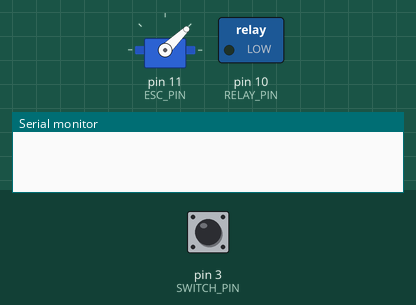
Recording of a sketch running on a simulated Arduino Uno, built with avr-gcc and run on an emulated ATmega328P. Shown: servo, switched loads named in the sketch (green lamp = pin HIGH), the last lines printed to the serial monitor. The test bench sets the inputs (shaded band); at power-on: pin 3 (SWITCH_PIN) HIGH.

Above: at 1.2 s.
1.3 s: pin 3 (SWITCH_PIN) pulled LOW for 0.15 s
At 2.1 s:
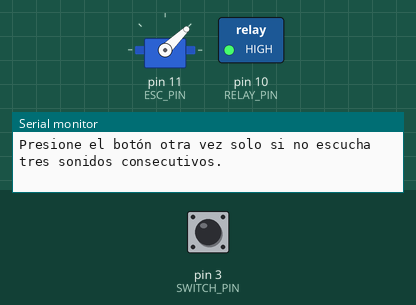
3.8 s: pin 3 (SWITCH_PIN) pulled LOW for 1 s
At 4.1 s:
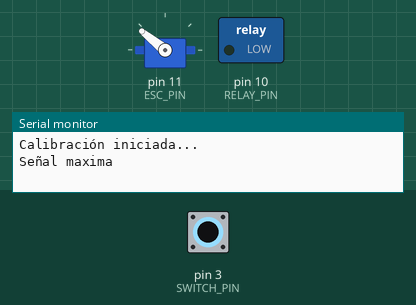
At 6.1 s:
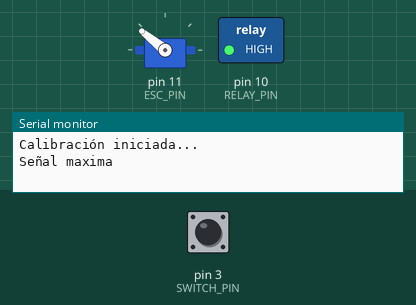
Timing chart, 0 to 10.3 s (numbered marks = the images above; inputs shaded):
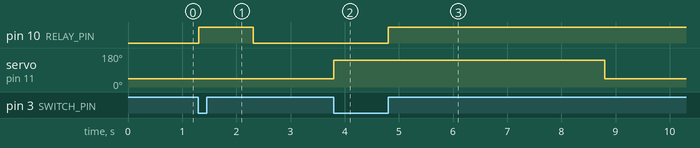

Measured:
- after the input at 1.3 s, pin 10 (RELAY_PIN): LOW → HIGH at once, → LOW 1.0 s later
- after the input at 3.8 s, pin 10 (RELAY_PIN): LOW → HIGH after 1.0 s; servo on pin 11 (ESC_PIN): 44° → 141° at once, → 44° 5.0 s later

The sketch:

ObtenerModeloMotor.ino
```cpp
#include "codigoMotor.h"

void setup() {
  Serial.begin(9600);
  inicializarMotor();
}

void loop() {
  loopCalibracion();
  if (Serial.available() > 0) {
    int velocidad = Serial.parseInt();  // Leer el valor en microsegundos desde la consola serial
    Serial.print(velocidad);
    if (velocidad >= 1000 && velocidad <= 2000) {
      escribirVelocidadEnESC(velocidad);
      Serial.print("Señal ajustada a: ");
      Serial.print(velocidad);
      Serial.println(" microsegundos");

    } else {
      Serial.println("Por favor ingrese un valor entre 1000 y 2000 microsegundos.");
    }
  }
}
```

codigoMPU.cpp
```cpp
#include "codigoMPU.h"

// Instancia del sensor
MPU6050 sensor;

// Variables internas
float offsetCalibracion = 0.0;

// Kalman
float anguloKalman = 0.0;
float p = 0.5;
float q = 0.01;
float r = 1.5;
float k = 0.0;

// LPF sobre Kalman
float anguloKalmanSuavizado = 0.0;
float alphaSuavizado = 0.1;

void inicializarSensor() {
    Wire.begin();
    Serial.println("Inicializando sensor MPU6050...");
    sensor.initialize();
    delay(1000);

    int intentos = 0;
    const int maxIntentos = 10;
    while (!sensor.testConnection() && intentos < maxIntentos) {
        Serial.println("Error al conectar el sensor. Reintentando...");
        sensor.initialize();
        delay(500);
        intentos++;
    }

    if (sensor.testConnection()) {
        Serial.println("Sensor iniciado correctamente.");
    } else {
        Serial.println("No se pudo conectar con el MPU6050.");
    }
}

void configurarOffset(float nuevoOffset) {
    offsetCalibracion = nuevoOffset;
}

float leerAnguloBruto() {
    int16_t axRaw, ayRaw, azRaw;
    sensor.getAcceleration(&axRaw, &ayRaw, &azRaw);

    float ax = axRaw / 16384.0;
    float ay = ayRaw / 16384.0;
    float az = azRaw / 16384.0;

    return atan(-ax / sqrt(ay * ay + az * az)) * (180.0 / 3.14159265359) - offsetCalibracion;
}

float leerSensorKalman() {
    float medida = leerAnguloBruto();
    p = p + q;
    k = p / (p + r);
    anguloKalman = anguloKalman + k * (medida - anguloKalman);
    p = (1 - k) * p;
    return anguloKalman;
}

// Aplica Filtro Kalman y lo suaviza con filtro pasabajos
float leerSensor() {
    float kalman = leerSensorKalman();
    anguloKalmanSuavizado = alphaSuavizado * kalman + (1 - alphaSuavizado) * anguloKalmanSuavizado;
    return anguloKalmanSuavizado;
}
```

codigoMPU.h
```cpp
#ifndef CODIGO_MPU_H
#define CODIGO_MPU_H

#include <Wire.h>
#include <MPU6050.h>
#include <Arduino.h> // Incluye Arduino para tipos como `unsigned long`


// === Funciones ===
void inicializarSensor();
void configurarOffset(float nuevoOffset);
float leerAnguloBruto();
float leerSensorKalman();
float leerSensor();
#endif
```

codigoMotor.cpp
```cpp
#include "codigoMotor.h"

Servo motorESC;

// Variables internas
static int ultimoEstadoSwitch = HIGH; // Estado inicial del switch
static bool yaCalibrado = false;   // Indica si el ESC ya fue calibrado
int velocidadActual = 1000;       // Velocidad actual del ESC

// Variables auxiliares
unsigned long ultimoTiempoRebote = 0; // Tiempo del último cambio de estado
unsigned long retrasoRebote = 100;    // Tiempo para evitar rebotes

void inicializarMotor() {
    motorESC.attach(ESC_PIN);
    motorESC.writeMicroseconds(1000); // Señal mínima

    pinMode(SWITCH_PIN, INPUT_PULLUP);
    pinMode(RELAY_PIN, OUTPUT);
}

// Detectar si se presiona el switch con rebote
bool leerSwitchRebote() {
    int estadoActualSwitch = digitalRead(SWITCH_PIN);
    unsigned long tiempoActual = millis();
    if ((tiempoActual - ultimoTiempoRebote) > retrasoRebote) {
        if (estadoActualSwitch == LOW && ultimoEstadoSwitch == HIGH) {
            ultimoEstadoSwitch = estadoActualSwitch;
            ultimoTiempoRebote = tiempoActual;
            return true;
        }
    }
    ultimoEstadoSwitch = estadoActualSwitch;

    return false;
}

// Loop que inicia la calibración si se presiona el switch dos veces, incluye sistemas de seguridad
void loopCalibracion() {
    static unsigned long tiempoPrimerToque = 0; // Tiempo del primer toque
    static bool esperandoSegundoToque = false; // Indica si está esperando un segundo toque
    if (leerSwitchRebote()) {
        unsigned long tiempoActual = millis();
        if (!esperandoSegundoToque) {
            // Primer toque detectado
            esperandoSegundoToque = true;
            tiempoPrimerToque = tiempoActual;
            motorESC.writeMicroseconds(1000);
            if (!yaCalibrado) {
                Serial.println("Presione el botón otra vez solo si no escucha tres sonidos consecutivos.");
                digitalWrite(RELAY_PIN, HIGH); // Apagar relé
                delay(1000);
                digitalWrite(RELAY_PIN, LOW); // Encender relé

            } else {
                Serial.println("Reinicie el Arduino para calibrar.");
            }
        } else {
            // Segundo toque detectado
            if (tiempoActual - tiempoPrimerToque <= 5000) { // Si ocurre dentro de 5 segundos
                if (!yaCalibrado) {
                    calibrarESC();
                }
                esperandoSegundoToque = false; // Resetea el estado
            }
        }
    }

    // Solo un toque detectado luego del tiempo de espera
    if (esperandoSegundoToque && (millis() - tiempoPrimerToque > 3000)) {
        yaCalibrado = true;
        esperandoSegundoToque = false; // Resetea el estado
    }
}

void calibrarESC() {
    if (!yaCalibrado) {
        Serial.println("Calibración iniciada...");

        // Apagar el relé
        digitalWrite(RELAY_PIN, LOW);
        motorESC.writeMicroseconds(2000); // Señal máxima
        Serial.println("Señal maxima");
        delay(1000);

        // Encender el relé
        digitalWrite(RELAY_PIN, HIGH);
        delay(4000);
        motorESC.writeMicroseconds(1000); // Señal mínima
        Serial.println("Señal minima");
        delay(1000);

        Serial.println("Calibración completada.");
        yaCalibrado = true;
    }
}

bool escribirVelocidadEnESC(int velocidad) {
    if (yaCalibrado) {
        int diferencia = velocidad - velocidadActual;
        // Crear una rampa de velocidad para evitar cambios abruptos
        for (int i = 0; i < abs(diferencia); i++) {
            if (diferencia > 0) {
                velocidadActual++;
            } else if (diferencia < 0) {
                velocidadActual--;
            }
            //Serial.println(velocidadActual);
            motorESC.writeMicroseconds(velocidadActual);
            delay(1);
        }
        return true;
    } else {
        Serial.println("Calibre el ESC antes de intentar usar el motor.");
    }
    return false;
}
```

codigoMotor.h
```cpp
#ifndef CODIGO_MOTOR_H
#define CODIGO_MOTOR_H

#include <Arduino.h>
#define SERVO_TIMER 5
#include <Servo.h>

#define RELAY_PIN 10
#define SWITCH_PIN 3
#define ESC_PIN 11

void inicializarMotor();
void calibrarESC();
bool escribirVelocidadEnESC(int velocidad);
void loopCalibracion();

#endif
```
